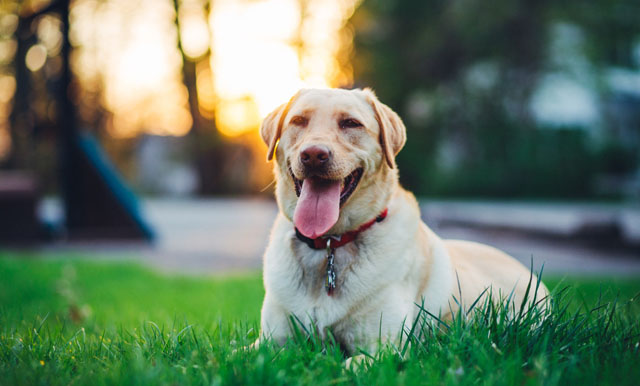
#> input picture SHORT PROJECT 2/dog.jpg, 640 x 386 px
$ python CARTOONIZATION.py
#> lines starting #> are read from the running program, lines starting #| are printed output that depends on the picture; after the words box and inside, x2 and y2 are one past the last pixel; in counts of white or black regions, pixels touching at a corner belong together
import cv2
import numpy as np

num_down = 2           #number of times downsampling happens
num_bilateral = 7      #number of bilaterlal filtering steps

img_rgb = cv2.imread("dog.jpg")
#> img_rgb is the input picture: shape (386, 640, 3); mean B, G, R 102.5, 124.4, 104.8

print(img_rgb.shape)    #dimensions of the picture
#| (386, 640, 3)

img_rgb = cv2.resize(img_rgb, (800, 500))  #resizing the image for optimal result
#> img_rgb: shape (500, 800, 3)
#downsampling
img_color = img_rgb
for _ in range(num_down):
    img_color = cv2.pyrDown(img_color)
#> this loop made 2 passes
#> pass 2, `img_color = cv2.pyrDown(img_color)`:
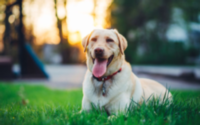
#> img_color: shape (125, 200, 3); mean B, G, R 102.6, 124.4, 105.2
#applying small bilateral filter repeatedly instead of one large one
for _ in range(num_bilateral):
    img_color = cv2.bilateralFilter(img_color, d=9, sigmaColor=9, sigmaSpace=7)

#upscaling to original size
for _ in range(num_down):
    img_color = cv2.pyrUp(img_color)
#> this loop made 2 passes
#> pass 1, `img_color = cv2.pyrUp(img_color)`:
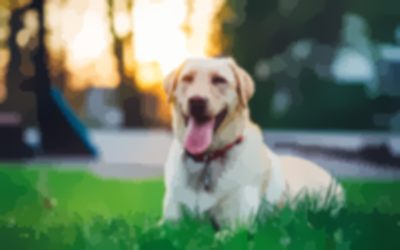
#> img_color: shape (250, 400, 3); mean B, G, R 102.5, 124.3, 104.8

img_gray = cv2.cvtColor(img_rgb, cv2.COLOR_RGB2GRAY)
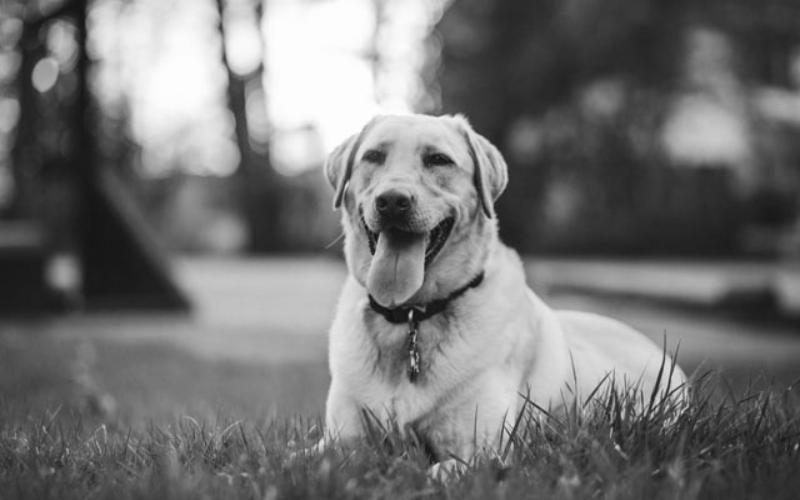
#> img_gray: shape (500, 800); min 15, max 255, mean 115.5
img_blur = cv2.medianBlur(img_gray, 7)

img_edge = cv2.adaptiveThreshold(img_blur, 255, cv2.ADAPTIVE_THRESH_MEAN_C, cv2.THRESH_BINARY, blockSize=9, C=2)
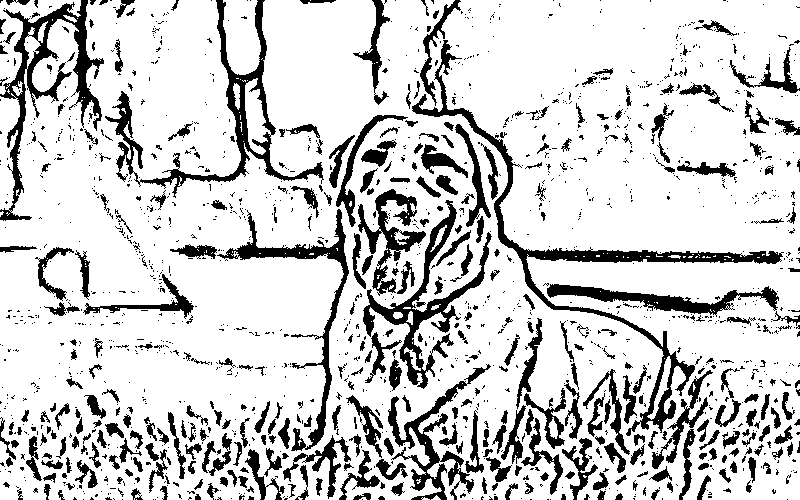
#> img_edge: shape (500, 800); 81.2% white; 1602 black regions (1235 under 20 px), largest, box (x1, y1, x2, y2) and area: (412, 40, 784, 436) 6641, (105, 0, 324, 198) 4842, (0, 0, 104, 221) 4574

#convert back to color
img_edge = cv2.cvtColor(img_edge, cv2.COLOR_GRAY2RGB)
img_cartoon = cv2.bitwise_and(img_color, img_edge)
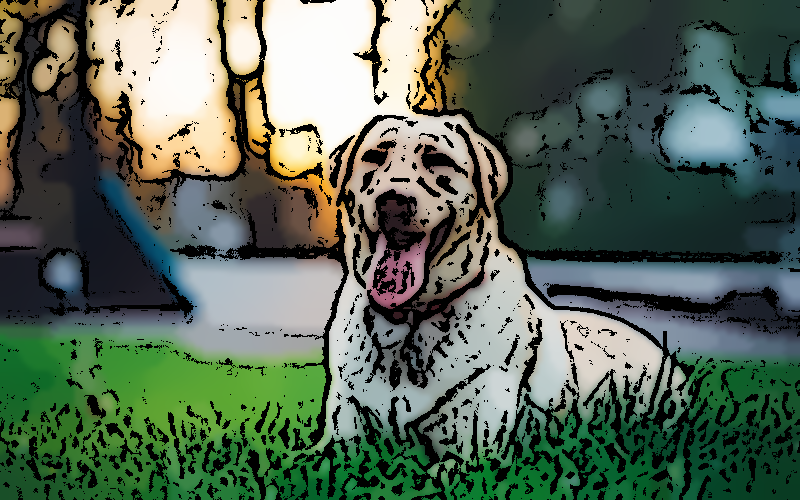
#> img_cartoon: shape (500, 800, 3); mean B, G, R 86.9, 103.4, 87.4

#display
stack = np.hstack([img_rgb, img_cartoon])
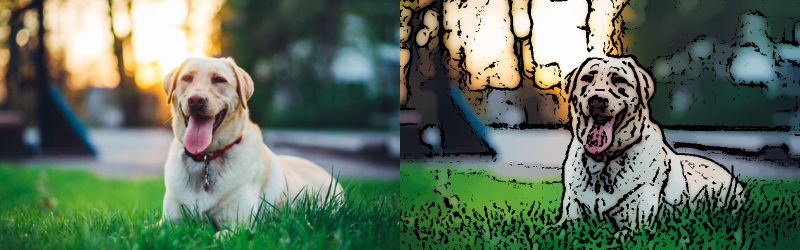
#> stack: shape (500, 1600, 3) (shown at 1/2 size); mean B, G, R 94.7, 113.8, 96.1
cv2.imshow('Stacked Images', stack)

$ run again, with SHORT PROJECT 2/Cartoon.JPG copied over SHORT PROJECT 2/dog.jpg
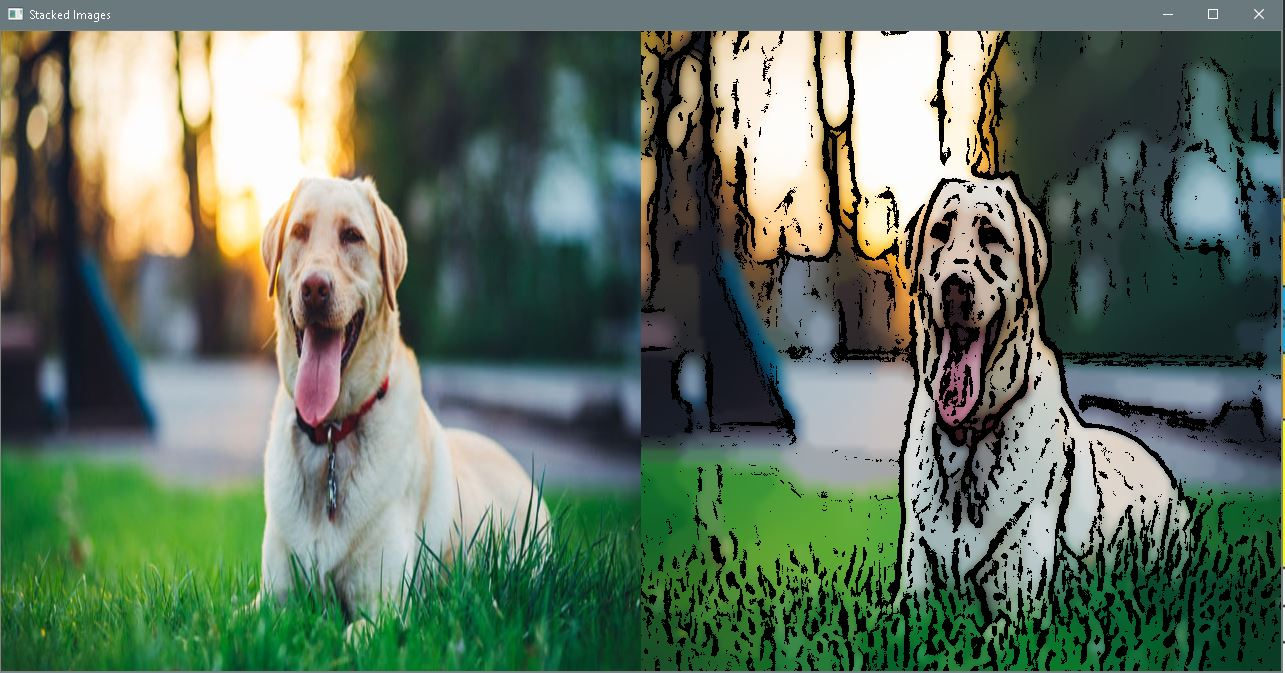
#> input picture SHORT PROJECT 2/Cartoon.JPG, 1285 x 673 px
#> img_rgb is the input picture: shape (673, 1285, 3); mean B, G, R 96.9, 114.4, 97.3
#| (673, 1285, 3)
#> img_rgb: shape (500, 800, 3)
#> `img_edge = cv2.adaptiveThreshold(img_blur, 255, cv2.ADAPTIVE_THRESH_ME..`:
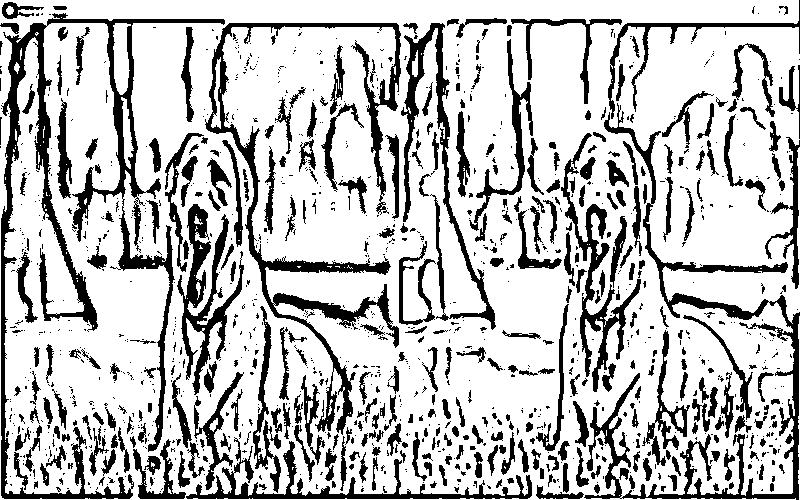
#> img_edge: shape (500, 800); 75.7% white; 1219 black regions (860 under 20 px), largest, box (x1, y1, x2, y2) and area: (1, 13, 225, 499) 13525, (205, 23, 401, 435) 8866, (584, 103, 800, 500) 7911
#> `stack = np.hstack([img_rgb, img_cartoon])`:
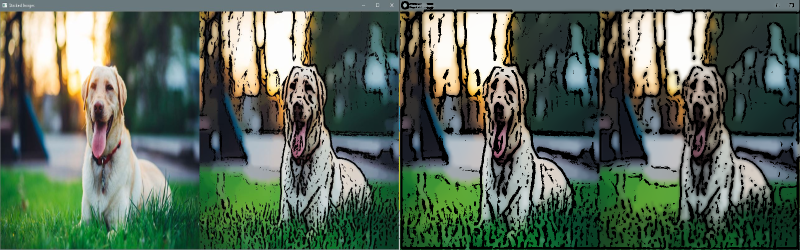
#> stack: shape (500, 1600, 3) (shown at 1/2 size); mean B, G, R 88.1, 103.2, 87.9
